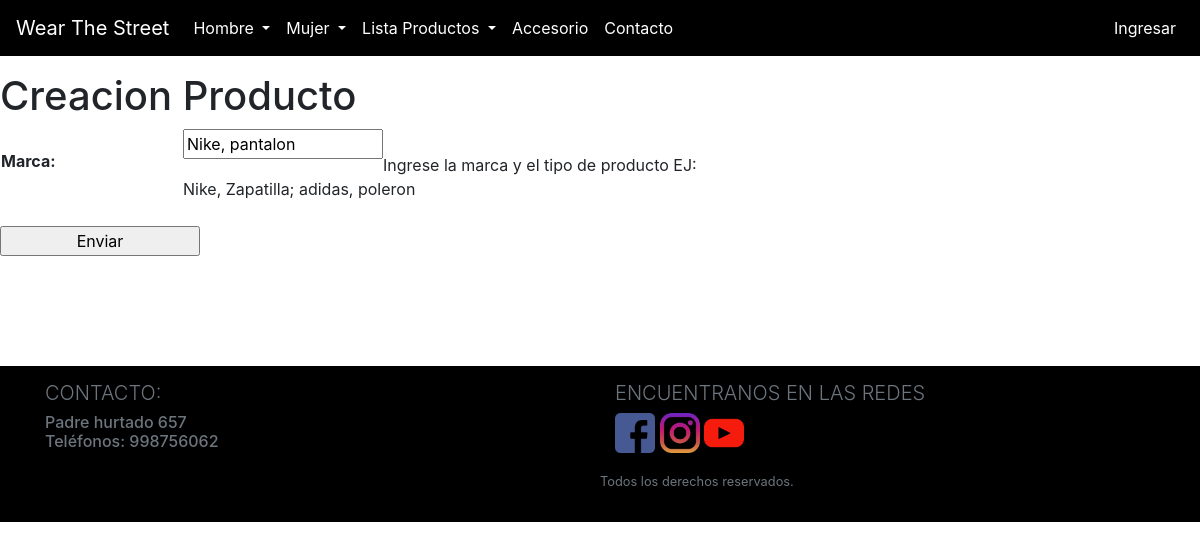
/catalogo/marca/2/update/, run on an earlier commit of the app's database.
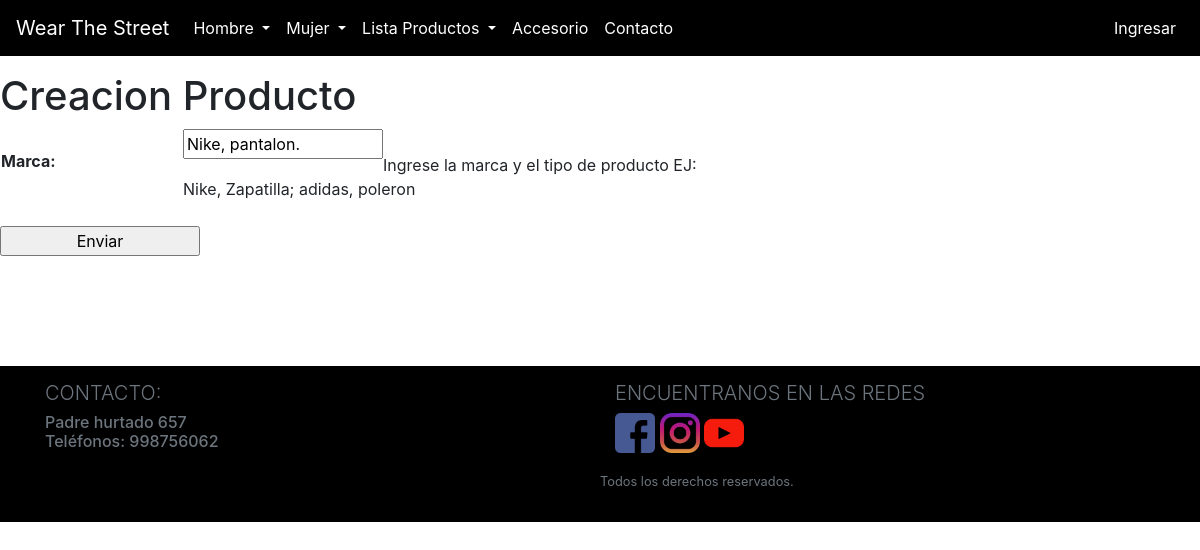
And on a later commit of the database.
### catalogo/models.py (models this page shows, shortened)
class Marca(models.Model):
        marca = models.CharField(max_length=100, help_text='Ingrese la marca y el tipo de producto EJ: Nike, Zapatilla; adidas, poleron')

### catalogo/views.py (the view)
# urls.py: path('marca/<int:pk>/update/', views.MarcaUpdate.as_view(), name='marca_update'),
class MarcaUpdate(UpdateView):
    model = Marca
    fields = ['marca']

### catalogo/templates/catalogo/marca_form.html (shortened to what this page needs)
{% extends "base_generic.html" %}
{% block content%}
<h1>Creacion Producto</h1>
<form action ="" method="post">
    <table>
        {{form.as_table}}
    </table>
    <div class="container">
        <div>
          <br>
        </div>
    </div>
    <input type="submit" value ="Enviar">
</form>
<div style="margin-left:20px;margin-top:20px">
    <div class="container">
        <div>
          <br>
          <br>
          <br>
          <br>
        </div>
    </div>
    </div>
{%endblock%}

What changed in the data, as far as the page shows it:
changed Marca: marca "Nike, pantalon" → "Nike, pantalon."
